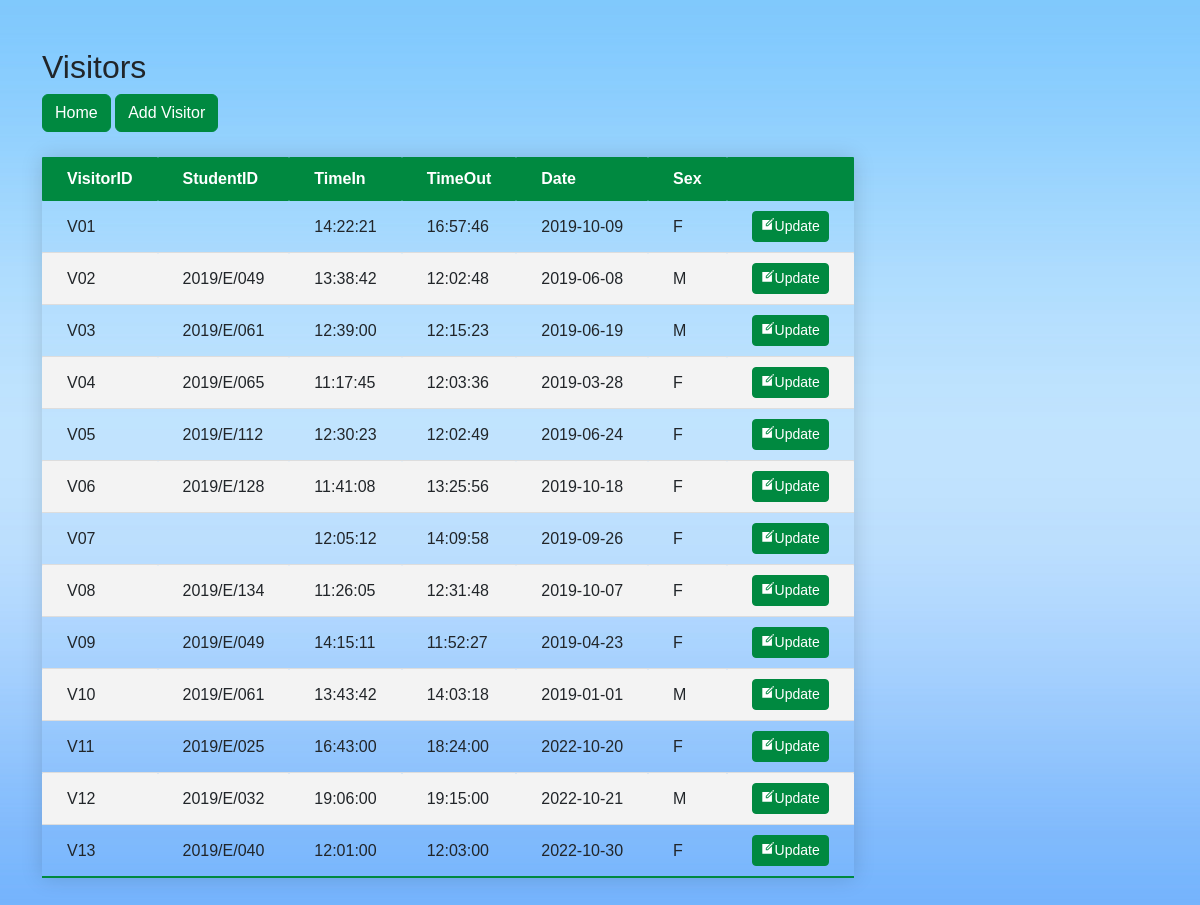
/IndexVisitor.php (signed in), run on the app's committed database.
### tables this page shows
CREATE TABLE `visitor` (
  `VisitorID` char(10) NOT NULL,
  `StudentID` char(10) DEFAULT NULL,
  `TimeIn` time NOT NULL,
  `TimeOut` time DEFAULT NULL,
  `Date` date NOT NULL,
  `Sex` char(1) NOT NULL
);

### IndexVisitor.php (the view, shortened to what this page needs)
<!DOCTYPE html>
<html lang="en">
<head>
    <link rel="stylesheet" href="https://cdn.jsdelivr.net/npm/bootstrap@5.2.2/dist/css/bootstrap.min.css">
    <link rel="stylesheet" type="text/css" href="EditDeleteButton.css">
    <link rel="stylesheet" type="text/css" href="table.css">
</head>
<body>
    <div class="container my-5">
        <h2>Visitors</h2>
        <a class="btn btn-head" href="/HostelManagement/HomeEmployee.php" role="button">Home</a>
        <a class="btn btn-head" href="/HostelManagement/AddVisitor.php" role="button">Add Visitor</a>
        <br>
        <table class="styled-table">
            <thead>
                <tr>
                    <th>VisitorID</th>
                    <th>StudentID</th>
                    <th>TimeIn</th>
                    <th>TimeOut</th>
                    <th>Date</th>
                    <th>Sex</th>
                    <th></th>
                </tr>
            </thead>
            <tbody>
                <?php
                $servername = "localhost";
                $username = "root";
                $password = "";
                $database = "hostel management system";
                $connection = new mysqli($servername, $username, $password, $database);
                $sql = "SELECT * FROM visitor";
                $result = $connection->query($sql);
                while ($row = $result->fetch_assoc()) {
                    echo "
                    <tr>
                    <td>$row[VisitorID]</td>
                    <td>$row[StudentID]</td>
                    <td>$row[TimeIn]</td>
                    <td>$row[TimeOut]</td>
                    <td>$row[Date]</td>
                    <td>$row[Sex]</td>
                    <td>
                        <a class='btn btn-head btn-sm' href='/HostelManagement/UpdateVisitor.php?VisitorID=$row[VisitorID]'><ion-icon name='create-sharp'></ion-icon>Update</a>
                    </td>
                    </tr>
                    ";
                }
                ?>
            </tbody>
        </table>
    </div>
</body>
</html>

### EditDeleteButton.css (style rules this page uses)
.btn-head { --bs-btn-color: #fff; --bs-btn-bg: #008940; --bs-btn-border-color: #008940; --bs-btn-hover-color: #fff; --bs-btn-hover-bg: #4e7d55; --bs-btn-hover-border-color: #4e7d55; --bs-btn-focus-shadow-rgb: 49, 132, 253; --bs-btn-active-color: #fff; --bs-btn-active-bg: #4e7d55; --bs-btn-active-border-color: #4e7d55; --bs-btn-active-shadow: inset 0 3px 5px rgba(0, 0, 0, 0.125); --bs-btn-disabled-color: #fff; --bs-btn-disabled-bg: #008940; --bs-btn-disabled-border-color: #008940; }

### table.css (style rules this page uses)
.styled-table { border-collapse: collapse; margin: 25px 0; font-size: 1em; font-family: sans-serif; min-width: 400px; box-shadow: 0 0 20px rgba(0, 0, 0, 0.15); }
.styled-table thead tr { background-color: #008940; color: #ffffff; text-align: left; }
.styled-table th, .styled-table td { border-radius: 1px; padding: 10px 25px; }
.styled-table tbody tr { border-bottom: 1px solid #dddddd; }
.styled-table tbody tr:nth-of-type(even) { background-color: #f3f3f3; }
.styled-table tbody tr:last-of-type { border-bottom: 2px solid #008940; }

### IndexVisitor.php (style rules this page uses)
body { margin: 0; padding: 0; background: url(BackGroundOnly.jpg)no-repeat center center fixed; font-family: sans-serif; background-size: cover; }

### data on the page
visitor: VisitorID "V01", TimeIn "14:22:21", TimeOut "16:57:46", Date "2019-10-09", Sex "F"
visitor: VisitorID "V02", StudentID "2019/E/049", TimeIn "13:38:42", TimeOut "12:02:48", Date "2019-06-08", Sex "M"
visitor: VisitorID "V03", StudentID "2019/E/061", TimeIn "12:39:00", TimeOut "12:15:23", Date "2019-06-19", Sex "M"
visitor: VisitorID "V04", StudentID "2019/E/065", TimeIn "11:17:45", TimeOut "12:03:36", Date "2019-03-28", Sex "F"
visitor: VisitorID "V05", StudentID "2019/E/112", TimeIn "12:30:23", TimeOut "12:02:49", Date "2019-06-24", Sex "F"
visitor: VisitorID "V06", StudentID "2019/E/128", TimeIn "11:41:08", TimeOut "13:25:56", Date "2019-10-18", Sex "F"
visitor: VisitorID "V07", TimeIn "12:05:12", TimeOut "14:09:58", Date "2019-09-26", Sex "F"
visitor: VisitorID "V08", StudentID "2019/E/134", TimeIn "11:26:05", TimeOut "12:31:48", Date "2019-10-07", Sex "F"
visitor: VisitorID "V09", StudentID "2019/E/049", TimeIn "14:15:11", TimeOut "11:52:27", Date "2019-04-23", Sex "F"
visitor: VisitorID "V10", StudentID "2019/E/061", TimeIn "13:43:42", TimeOut "14:03:18", Date "2019-01-01", Sex "M"
visitor: VisitorID "V11", StudentID "2019/E/025", TimeIn "16:43:00", TimeOut "18:24:00", Date "2022-10-20", Sex "F"
visitor: VisitorID "V12", StudentID "2019/E/032", TimeIn "19:06:00", TimeOut "19:15:00", Date "2022-10-21", Sex "M"
visitor: VisitorID "V13", StudentID "2019/E/040", TimeIn "12:01:00", TimeOut "12:03:00", Date "2022-10-30", Sex "F"
